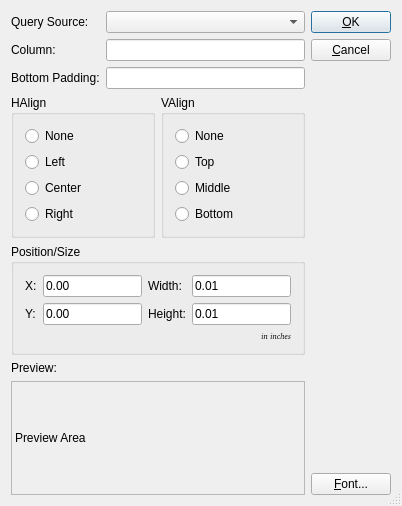
<ui version="4.0" >
 <comment> * OpenRPT report writer and rendering engine&#xd;
 * Copyright (C) 2001-2008 by OpenMFG, LLC&#xd;
 *&#xd;
 * This library is free software; you can redistribute it and/or&#xd;
 * modify it under the terms of the GNU Lesser General Public&#xd;
 * License as published by the Free Software Foundation; either&#xd;
 * version 2.1 of the License, or (at your option) any later version.&#xd;
 *&#xd;
 * This library is distributed in the hope that it will be useful,&#xd;
 * but WITHOUT ANY WARRANTY; without even the implied warranty of&#xd;
 * MERCHANTABILITY or FITNESS FOR A PARTICULAR PURPOSE. See the GNU&#xd;
 * Lesser General Public License for more details.&#xd;
 *&#xd;
 * You should have received a copy of the GNU Lesser General Public&#xd;
 * License along with this library; if not, write to the Free Software&#xd;
 * Foundation, Inc., 59 Temple Place, Suite 330, Boston, MA 02111-1307 USA&#xd;
 * Please contact info@openmfg.com with any questions on this license.</comment>
 <class>TextEditor</class>
 <widget class="QDialog" name="TextEditor" >
  <property name="geometry" >
   <rect>
    <x>0</x>
    <y>0</y>
    <width>402</width>
    <height>506</height>
   </rect>
  </property>
  <property name="sizePolicy" >
   <sizepolicy vsizetype="Minimum" hsizetype="Minimum" >
    <horstretch>0</horstretch>
    <verstretch>0</verstretch>
   </sizepolicy>
  </property>
  <property name="windowTitle" >
   <string>Properties (Text)</string>
  </property>
  <property name="sizeGripEnabled" >
   <bool>true</bool>
  </property>
  <layout class="QHBoxLayout" >
   <property name="spacing" >
    <number>6</number>
   </property>
   <property name="leftMargin" >
    <number>11</number>
   </property>
   <property name="topMargin" >
    <number>11</number>
   </property>
   <property name="rightMargin" >
    <number>11</number>
   </property>
   <property name="bottomMargin" >
    <number>11</number>
   </property>
   <item>
    <layout class="QVBoxLayout" >
     <property name="spacing" >
      <number>6</number>
     </property>
     <property name="leftMargin" >
      <number>0</number>
     </property>
     <property name="topMargin" >
      <number>0</number>
     </property>
     <property name="rightMargin" >
      <number>0</number>
     </property>
     <property name="bottomMargin" >
      <number>0</number>
     </property>
     <item>
      <layout class="QGridLayout" >
       <property name="leftMargin" >
        <number>0</number>
       </property>
       <property name="topMargin" >
        <number>0</number>
       </property>
       <property name="rightMargin" >
        <number>0</number>
       </property>
       <property name="bottomMargin" >
        <number>0</number>
       </property>
       <property name="horizontalSpacing" >
        <number>6</number>
       </property>
       <property name="verticalSpacing" >
        <number>6</number>
       </property>
       <item row="0" column="1" >
        <widget class="QueryComboBox" name="cbQuery" />
       </item>
       <item row="2" column="0" >
        <widget class="QLabel" name="TextLabel1_4" >
         <property name="text" >
          <string>Bottom Padding:</string>
         </property>
        </widget>
       </item>
       <item row="2" column="1" >
        <widget class="QLineEdit" name="tbBottompad" />
       </item>
       <item row="1" column="1" >
        <widget class="QLineEdit" name="tbColumn" />
       </item>
       <item row="0" column="0" >
        <widget class="QLabel" name="TextLabel1_3" >
         <property name="text" >
          <string>Query Source:</string>
         </property>
        </widget>
       </item>
       <item row="1" column="0" >
        <widget class="QLabel" name="TextLabel1" >
         <property name="sizePolicy" >
          <sizepolicy vsizetype="Minimum" hsizetype="Preferred" >
           <horstretch>0</horstretch>
           <verstretch>0</verstretch>
          </sizepolicy>
         </property>
         <property name="text" >
          <string>Column:</string>
         </property>
        </widget>
       </item>
      </layout>
     </item>
     <item>
      <layout class="QHBoxLayout" >
       <property name="spacing" >
        <number>6</number>
       </property>
       <property name="leftMargin" >
        <number>0</number>
       </property>
       <property name="topMargin" >
        <number>0</number>
       </property>
       <property name="rightMargin" >
        <number>0</number>
       </property>
       <property name="bottomMargin" >
        <number>0</number>
       </property>
       <item>
        <widget class="QGroupBox" name="bgHAlign" >
         <property name="sizePolicy" >
          <sizepolicy vsizetype="Minimum" hsizetype="Preferred" >
           <horstretch>0</horstretch>
           <verstretch>0</verstretch>
          </sizepolicy>
         </property>
         <property name="title" >
          <string>HAlign</string>
         </property>
         <layout class="QVBoxLayout" >
          <property name="spacing" >
           <number>6</number>
          </property>
          <property name="leftMargin" >
           <number>11</number>
          </property>
          <property name="topMargin" >
           <number>11</number>
          </property>
          <property name="rightMargin" >
           <number>11</number>
          </property>
          <property name="bottomMargin" >
           <number>11</number>
          </property>
          <item>
           <widget class="QRadioButton" name="rbHAlignNone" >
            <property name="text" >
             <string>None</string>
            </property>
           </widget>
          </item>
          <item>
           <widget class="QRadioButton" name="rbHAlignLeft" >
            <property name="text" >
             <string>Left</string>
            </property>
           </widget>
          </item>
          <item>
           <widget class="QRadioButton" name="rbHAlignCenter" >
            <property name="text" >
             <string>Center</string>
            </property>
           </widget>
          </item>
          <item>
           <widget class="QRadioButton" name="rbHAlignRight" >
            <property name="text" >
             <string>Right</string>
            </property>
           </widget>
          </item>
         </layout>
        </widget>
       </item>
       <item>
        <widget class="QGroupBox" name="bgVAlign" >
         <property name="sizePolicy" >
          <sizepolicy vsizetype="Minimum" hsizetype="Preferred" >
           <horstretch>0</horstretch>
           <verstretch>0</verstretch>
          </sizepolicy>
         </property>
         <property name="title" >
          <string>VAlign</string>
         </property>
         <layout class="QVBoxLayout" >
          <property name="spacing" >
           <number>6</number>
          </property>
          <property name="leftMargin" >
           <number>11</number>
          </property>
          <property name="topMargin" >
           <number>11</number>
          </property>
          <property name="rightMargin" >
           <number>11</number>
          </property>
          <property name="bottomMargin" >
           <number>11</number>
          </property>
          <item>
           <widget class="QRadioButton" name="rbVAlignNone" >
            <property name="text" >
             <string>None</string>
            </property>
           </widget>
          </item>
          <item>
           <widget class="QRadioButton" name="rbVAlignTop" >
            <property name="text" >
             <string>Top</string>
            </property>
           </widget>
          </item>
          <item>
           <widget class="QRadioButton" name="rbVAlignMiddle" >
            <property name="text" >
             <string>Middle</string>
            </property>
           </widget>
          </item>
          <item>
           <widget class="QRadioButton" name="rbVAlignBottom" >
            <property name="text" >
             <string>Bottom</string>
            </property>
           </widget>
          </item>
         </layout>
        </widget>
       </item>
      </layout>
     </item>
     <item>
      <widget class="QGroupBox" name="GroupBox1" >
       <property name="title" >
        <string>Position/Size</string>
       </property>
       <layout class="QGridLayout" >
        <property name="leftMargin" >
         <number>11</number>
        </property>
        <property name="topMargin" >
         <number>11</number>
        </property>
        <property name="rightMargin" >
         <number>11</number>
        </property>
        <property name="bottomMargin" >
         <number>11</number>
        </property>
        <property name="horizontalSpacing" >
         <number>6</number>
        </property>
        <property name="verticalSpacing" >
         <number>6</number>
        </property>
        <item row="1" column="3" >
         <widget class="QLineEdit" name="leHeight" >
          <property name="text" >
           <string>0.01</string>
          </property>
         </widget>
        </item>
        <item row="0" column="3" >
         <widget class="QLineEdit" name="leWidth" >
          <property name="text" >
           <string>0.01</string>
          </property>
         </widget>
        </item>
        <item row="1" column="0" >
         <widget class="QLabel" name="TextLabel2" >
          <property name="text" >
           <string>Y:</string>
          </property>
         </widget>
        </item>
        <item row="1" column="2" >
         <widget class="QLabel" name="TextLabel4" >
          <property name="text" >
           <string>Height:</string>
          </property>
         </widget>
        </item>
        <item row="0" column="0" >
         <widget class="QLabel" name="TextLabel1_3_2" >
          <property name="text" >
           <string>X:</string>
          </property>
         </widget>
        </item>
        <item row="0" column="2" >
         <widget class="QLabel" name="TextLabel3" >
          <property name="text" >
           <string>Width:</string>
          </property>
         </widget>
        </item>
        <item row="2" column="3" >
         <widget class="QLabel" name="TextLabel5" >
          <property name="font" >
           <font>
            <family>Helvetica [Cronyx]</family>
            <pointsize>6</pointsize>
            <weight>50</weight>
            <italic>true</italic>
            <bold>false</bold>
            <underline>false</underline>
            <strikeout>false</strikeout>
           </font>
          </property>
          <property name="text" >
           <string>in inches</string>
          </property>
          <property name="textFormat" >
           <enum>Qt::AutoText</enum>
          </property>
          <property name="alignment" >
           <set>Qt::AlignRight|Qt::AlignTrailing|Qt::AlignVCenter</set>
          </property>
         </widget>
        </item>
        <item row="1" column="1" >
         <widget class="QLineEdit" name="leYPos" >
          <property name="text" >
           <string>0.00</string>
          </property>
         </widget>
        </item>
        <item row="0" column="1" >
         <widget class="QLineEdit" name="leXPos" >
          <property name="text" >
           <string>0.00</string>
          </property>
         </widget>
        </item>
       </layout>
      </widget>
     </item>
     <item>
      <widget class="QLabel" name="TextLabel1_2" >
       <property name="sizePolicy" >
        <sizepolicy vsizetype="Minimum" hsizetype="Preferred" >
         <horstretch>0</horstretch>
         <verstretch>0</verstretch>
        </sizepolicy>
       </property>
       <property name="text" >
        <string>Preview:</string>
       </property>
      </widget>
     </item>
     <item>
      <widget class="QLabel" name="labelPreview" >
       <property name="sizePolicy" >
        <sizepolicy vsizetype="Expanding" hsizetype="Preferred" >
         <horstretch>0</horstretch>
         <verstretch>0</verstretch>
        </sizepolicy>
       </property>
       <property name="minimumSize" >
        <size>
         <width>0</width>
         <height>42</height>
        </size>
       </property>
       <property name="frameShape" >
        <enum>QFrame::StyledPanel</enum>
       </property>
       <property name="frameShadow" >
        <enum>QFrame::Sunken</enum>
       </property>
       <property name="text" >
        <string>Preview Area</string>
       </property>
       <property name="alignment" >
        <set>Qt::AlignVCenter</set>
       </property>
      </widget>
     </item>
    </layout>
   </item>
   <item>
    <layout class="QVBoxLayout" >
     <property name="spacing" >
      <number>6</number>
     </property>
     <property name="leftMargin" >
      <number>0</number>
     </property>
     <property name="topMargin" >
      <number>0</number>
     </property>
     <property name="rightMargin" >
      <number>0</number>
     </property>
     <property name="bottomMargin" >
      <number>0</number>
     </property>
     <item>
      <widget class="QPushButton" name="buttonOk" >
       <property name="text" >
        <string>&amp;OK</string>
       </property>
       <property name="shortcut" >
        <string>Alt+O</string>
       </property>
       <property name="autoDefault" >
        <bool>true</bool>
       </property>
       <property name="default" >
        <bool>true</bool>
       </property>
      </widget>
     </item>
     <item>
      <widget class="QPushButton" name="buttonCancel" >
       <property name="text" >
        <string>&amp;Cancel</string>
       </property>
       <property name="shortcut" >
        <string>Alt+C</string>
       </property>
       <property name="autoDefault" >
        <bool>true</bool>
       </property>
      </widget>
     </item>
     <item>
      <spacer>
       <property name="orientation" >
        <enum>Qt::Vertical</enum>
       </property>
       <property name="sizeType" >
        <enum>QSizePolicy::Expanding</enum>
       </property>
       <property name="sizeHint" >
        <size>
         <width>20</width>
         <height>20</height>
        </size>
       </property>
      </spacer>
     </item>
     <item>
      <widget class="QPushButton" name="btnFont" >
       <property name="text" >
        <string>&amp;Font...</string>
       </property>
      </widget>
     </item>
    </layout>
   </item>
  </layout>
 </widget>
 <layoutdefault spacing="6" margin="11" />
 <pixmapfunction>qPixmapFromMimeSource</pixmapfunction>
 <customwidgets>
  <customwidget>
   <class>QueryComboBox</class>
   <extends>QComboBox</extends>
   <header>querycombobox.h</header>
  </customwidget>
 </customwidgets>
 <tabstops>
  <tabstop>cbQuery</tabstop>
  <tabstop>tbColumn</tabstop>
  <tabstop>tbBottompad</tabstop>
  <tabstop>rbHAlignNone</tabstop>
  <tabstop>rbHAlignLeft</tabstop>
  <tabstop>rbHAlignCenter</tabstop>
  <tabstop>rbHAlignRight</tabstop>
  <tabstop>rbVAlignNone</tabstop>
  <tabstop>rbVAlignTop</tabstop>
  <tabstop>rbVAlignMiddle</tabstop>
  <tabstop>rbVAlignBottom</tabstop>
  <tabstop>leXPos</tabstop>
  <tabstop>leWidth</tabstop>
  <tabstop>leYPos</tabstop>
  <tabstop>leHeight</tabstop>
  <tabstop>btnFont</tabstop>
  <tabstop>buttonOk</tabstop>
  <tabstop>buttonCancel</tabstop>
 </tabstops>
 <resources/>
 <connections>
  <connection>
   <sender>buttonOk</sender>
   <signal>clicked()</signal>
   <receiver>TextEditor</receiver>
   <slot>accept()</slot>
   <hints>
    <hint type="sourcelabel" >
     <x>20</x>
     <y>20</y>
    </hint>
    <hint type="destinationlabel" >
     <x>20</x>
     <y>20</y>
    </hint>
   </hints>
  </connection>
  <connection>
   <sender>buttonCancel</sender>
   <signal>clicked()</signal>
   <receiver>TextEditor</receiver>
   <slot>reject()</slot>
   <hints>
    <hint type="sourcelabel" >
     <x>20</x>
     <y>20</y>
    </hint>
    <hint type="destinationlabel" >
     <x>20</x>
     <y>20</y>
    </hint>
   </hints>
  </connection>
 </connections>
</ui>
